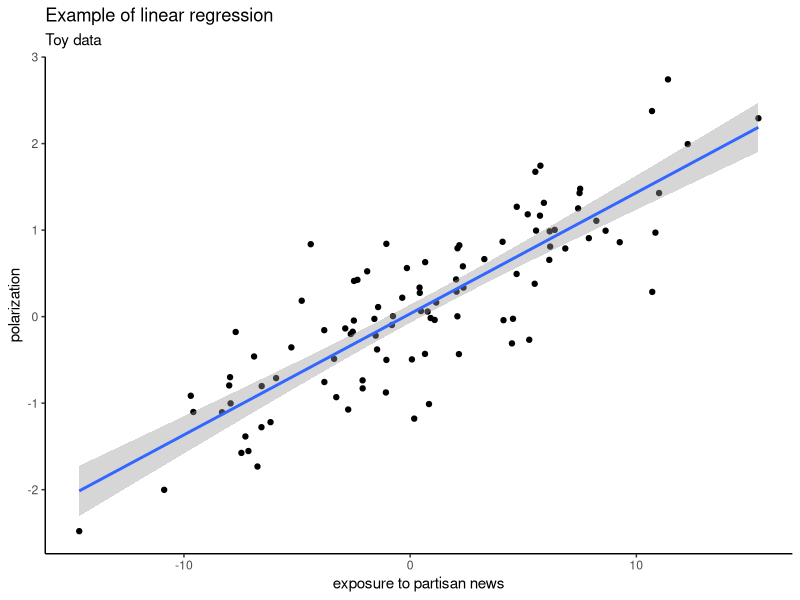

R code for this plot:
## ---- chunk 1
require(tidyverse)

y <- rnorm(100)
x <- y * 5 + rnorm(100, sd=3)
df <- data.frame(x=x, y=y)

ggplot(data=df, aes(x,y)) +
  geom_point(aes(x,y)) +
  geom_smooth(method='lm', formula= y~x) +
  labs(y = "polarization", x = "exposure to partisan news") +
  theme_classic() +
  ggtitle("Example of linear regression",
          subtitle = "Toy data")
## ---- chunk 2
DiagrammeR::grViz("digraph {
width = 500
height = 500
  graph [layout = dot, rankdir = LR, label = Mediation]
  node [shape = rectangle]     
  x [label = 'X']
  y [label = 'Y']
  m [label = 'M']

  # edge definitions with the node IDs
  x -> y x -> m m -> y;
  }")
## ---- chunk 3
DiagrammeR::grViz("digraph {
width = 500
height = 500
  graph [layout = dot, rankdir = LR, label = Moderation]
  node [shape = rectangle]     
  x [label = 'X']
  y [label = 'Y']
  w [label = 'W']

  node [shape=none, width=0, height=0, label='']
  p1 -> y;
  {rank=same; w -> p1}
  
  edge [dir=none]
  x -> p1 

  }")
## ---- chunk 4
DiagrammeR::grViz("digraph {
width = 500
height = 500
  graph [layout = dot, rankdir = LR]
  node [shape = rectangle]     
  x [label = 'Violent video games']
  y [label = 'Offline aggressions']
  w [label = 'Sex?\nAge?\nPersonality?']

  node [shape=none, width=0, height=0, label='']
  p1 -> y;
  {rank=same; w -> p1}
  
  edge [dir=none]
  x -> p1 

  }")
## ---- chunk 5
DiagrammeR::grViz("digraph {
width = 500
height = 500
  graph [layout = dot, rankdir = LR, label = 'Conditional process']
  node [shape = rectangle]     
  x [label = 'X']
  y [label = 'Y']
  m [label = 'M']
  w [label = 'W']

  node [shape=none, width=0, height=0, label='']
  p1 -> m p2 -> y;
  {rank=same; w -> p1 w -> p2}
  
  # edge definitions with the node IDs
  x -> y m -> y;
  
  edge [dir=none]
  x -> p1 x -> p2
    
  }")
## ---- chunk 6
DiagrammeR::grViz("digraph {
width = 500
height = 500
  graph [layout = dot, rankdir = LR]
  node [shape = rectangle]     
  x [label = 'X (Violent video games)']
  y [label = 'Y (Offline aggressions)']
  m [label = 'Desensitize to pain?\nNormalize violence?\n...']
  w [label = 'Sex?\nAge?\nPersonality?']

  node [shape=none, width=0, height=0, label='']
  p1 -> m p2 -> y;
  {rank=same; w -> p1 w -> p2}
  
  # edge definitions with the node IDs
  x -> y m -> y;
  
  edge [dir=none]
  x -> p1 x -> p2
    
  }")
